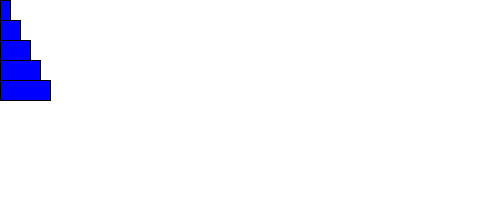
Frame 1 (no input)
Frame 60 (the mouse pressed at the canvas centre just before this capture): identical to frame 1, image omitted
Frame 120 (the mouse held since frame 60 and released just before this capture): identical to frame 1, image omitted

The Processing sketch that drew this single still picture (run headless with seeded random() and noise(); from frame 60 on, the mouse is pressed at the canvas centre):

// Processing sketch: tut02_02
// ── tut02_02.pde
int[] data = new int[5]; //<>//

void setup()
{
  size(500, 200);
  
  // add 5 values to the data array here
  data[0]=10;
  data[1]=20;
  data[2]=30;
  data[3]=40;
  data[4]=50;
  
}

void draw()
{
  background(255, 255, 255);
  fill(0, 0, 255);

  for (int i=0; i<data.length; i++)
    rect(0, i*20, data[i], 20);
}
